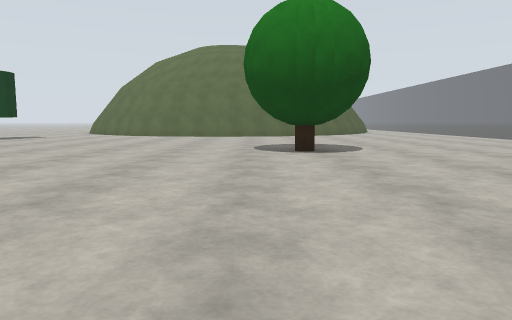
[1] (above)

21 first-person views from a walk through a world built for the Gazebo simulator. The camera is 1.2 m above the floor, tilts 6° down and sees 70° across. The floor is counted in squares, 2 m on a side. Each view is taken from the middle of a square. On the plan, view 1 faces up. The plan holds only what a view shows up to about 10 squares ahead; the rest is blank. The place goes on beyond the plan. The robots in the file are not drawn.

[2]
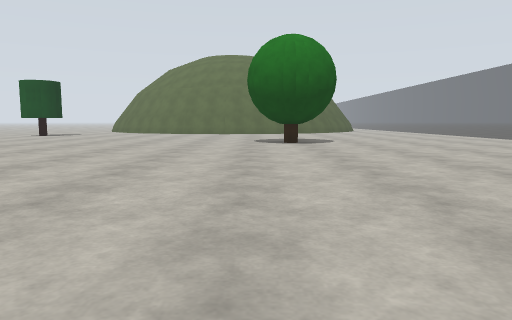

[3]
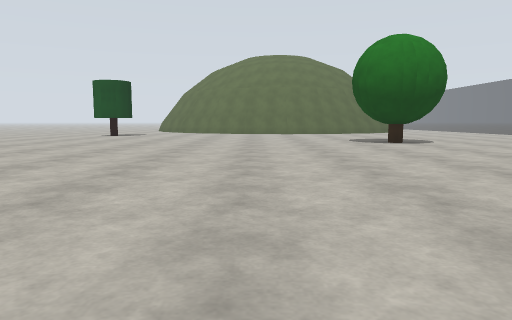

[4]
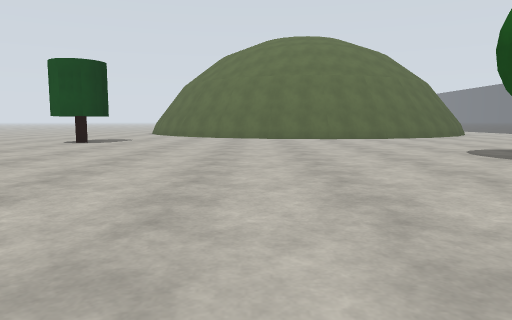

[5]
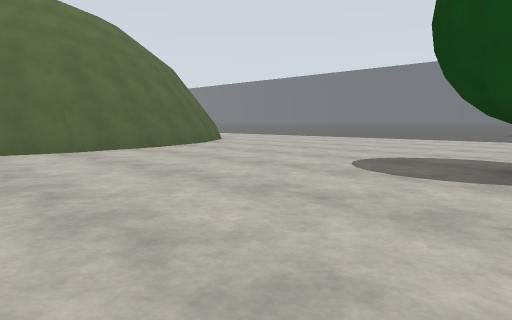

[6]
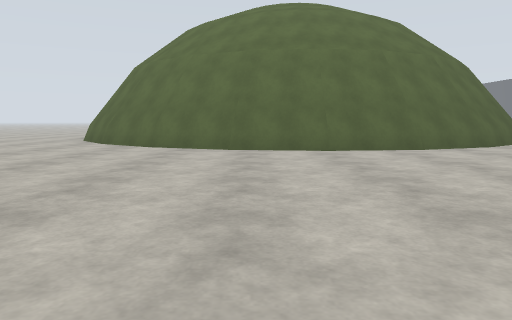

[7]
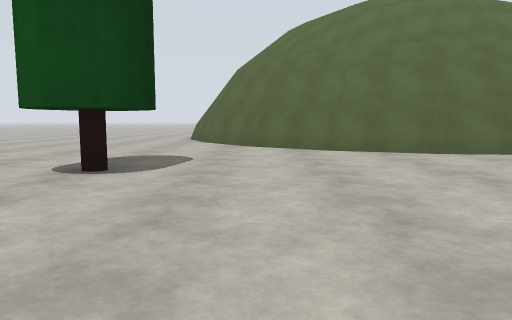

[8]
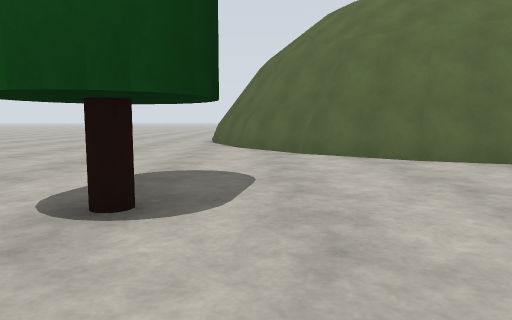

[9]
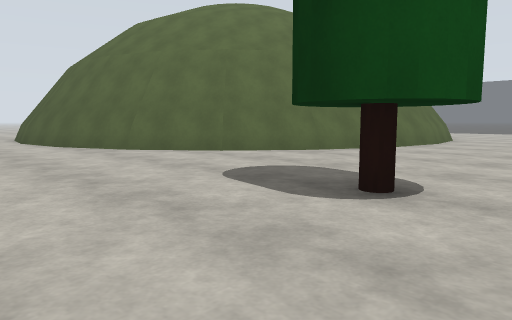

[10]
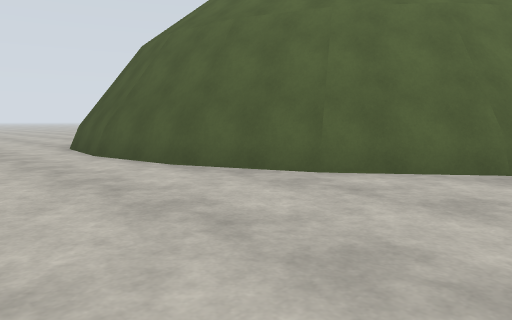

[11]
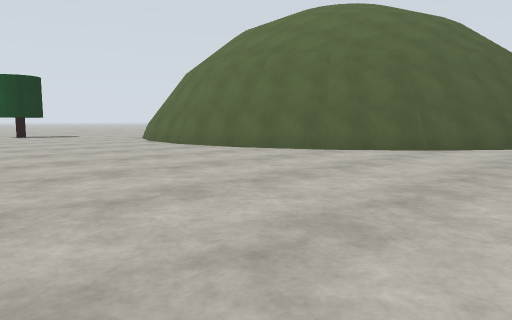

[12]
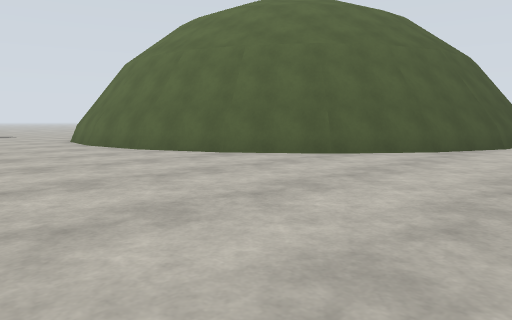

[13]
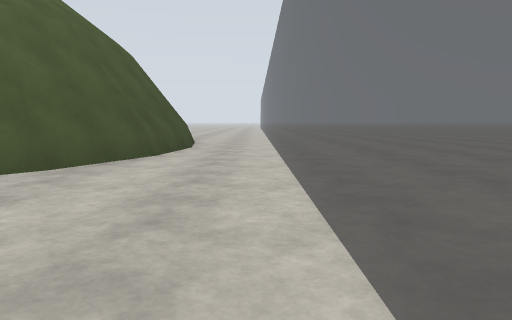

[14]
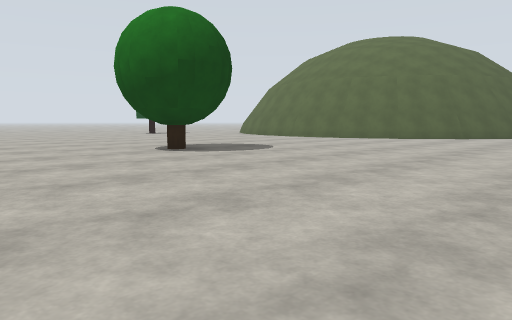

[15]
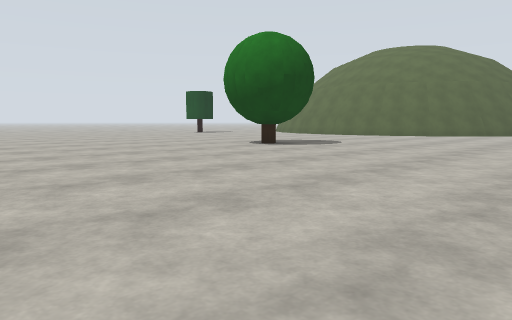

[16]
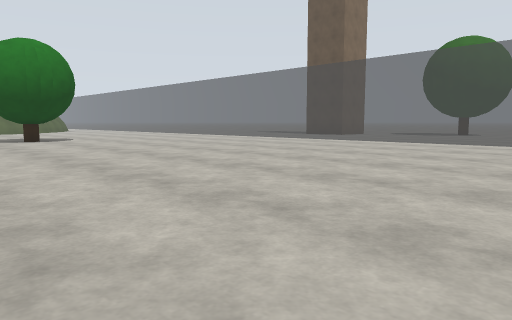

[17]
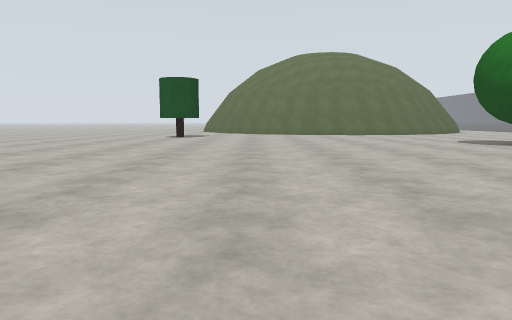

[18]
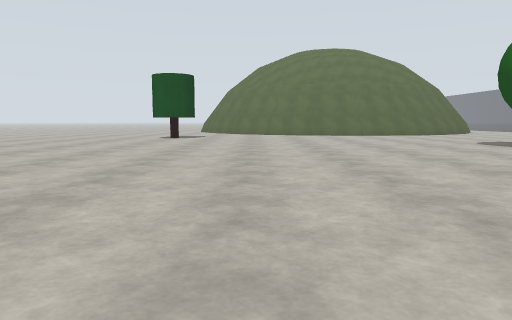

[19]
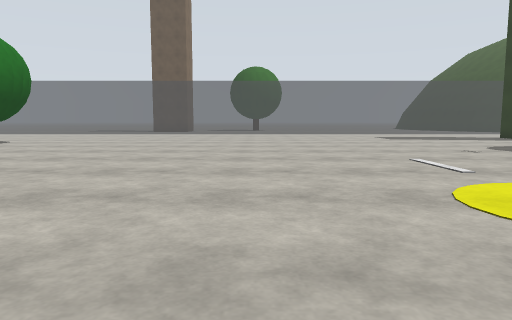

[20]
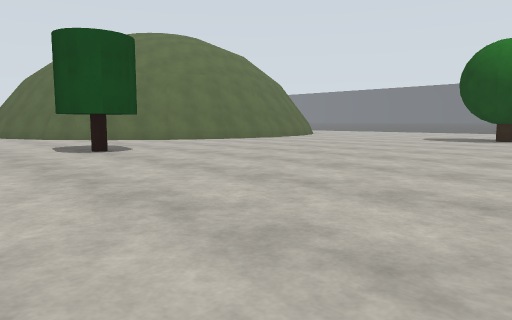

[21]
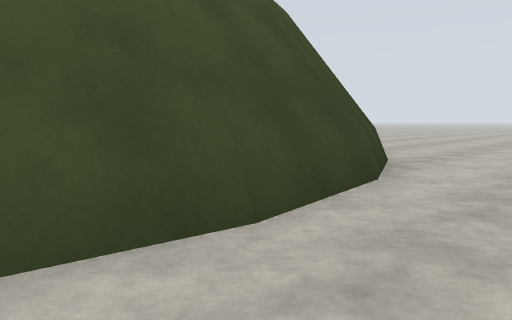

### Floor plan
Key: @ floor where view 1 was taken; . floor; T tree; P pine tree; B green ball.
Columns run from 12 left of view 1 to 14 right of it. Each row starts with its distance up from view 1.
 25   .B            BBB.
 24  ..BBBB          BB.. .....
 23  ..BBBB          BB.. .....
 22  ..BBB          BBB.. .....
 21  ..BBB         BBBB.. ....
 20  ..BBBBB      BBBBB.. ...
 19 ....BBBB     BBBBB... ...
 18 ....BBBBBBBBBBBBBB... ..
 17 .....BBBBBBBBBBBB....
 16 ......BBBBBBBBBB.....
 15 ........BBBBBB.......
 14 .....................
 13 ...P.................
 12 ...P.................
 11 .....................
 10  ...................
  9 ....................
  8 ............TTT.....
  7 .............T......
  6 .....................
  5 .....................
  4   ...................
  3   ...................
  2    ..................
  1     .................
  0    .........@........
 -1     .................
 -2      ................
 -3        ..............
 -4         ...........
 -5           ....
 -6            ...

Where each view was taken, in squares from view 1:
view 1: 0 up, 0 right, facing up
view 2: 3 down, 0 right, facing up
view 3: 3 down, 3 left, facing up
view 4: 2 up, 4 left, facing up
view 5: 7 up, 4 left, facing up-right
view 6: 7 up, 3 left, facing up
view 7: 8 up, 7 left, facing up
view 8: 10 up, 8 left, facing up
view 9: 11 up, 12 left, facing up-right
view 10: 16 up, 12 left, facing up-right
view 11: 9 up, 7 right, facing up-left
view 12: 11 up, 8 right, facing up-left
view 13: 14 up, 8 right, facing up
view 14: 3 up, 8 right, facing up-left
view 15: 0 up, 8 right, facing up-left
view 16: 5 down, 2 left, facing up-right
view 17: 2 down, 6 left, facing up
view 18: 1 down, 6 left, facing up
view 19: 0 up, 9 left, facing right
view 20: 5 up, 12 left, facing up-right
view 21: 21 up, 8 right, facing up-left
